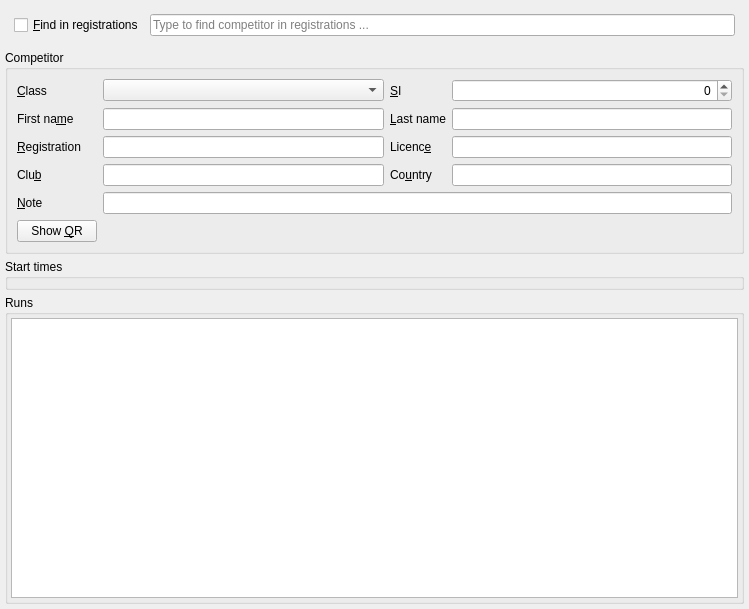
<?xml version="1.0" encoding="UTF-8"?>
<ui version="4.0">
 <class>CompetitorWidget</class>
 <widget class="QWidget" name="CompetitorWidget">
  <property name="geometry">
   <rect>
    <x>0</x>
    <y>0</y>
    <width>749</width>
    <height>609</height>
   </rect>
  </property>
  <property name="windowTitle">
   <string>Form</string>
  </property>
  <layout class="QVBoxLayout" name="verticalLayout_2">
   <property name="spacing">
    <number>5</number>
   </property>
   <property name="leftMargin">
    <number>5</number>
   </property>
   <property name="topMargin">
    <number>5</number>
   </property>
   <property name="rightMargin">
    <number>5</number>
   </property>
   <property name="bottomMargin">
    <number>5</number>
   </property>
   <item>
    <widget class="QFrame" name="frmFind">
     <layout class="QHBoxLayout" name="horizontalLayout">
      <item>
       <widget class="QCheckBox" name="chkFind">
        <property name="text">
         <string>&amp;Find in registrations</string>
        </property>
       </widget>
      </item>
      <item>
       <widget class="FindRegistrationEdit" name="edFind">
        <property name="placeholderText">
         <string>Type to find competitor in registrations ...</string>
        </property>
        <property name="clearButtonEnabled">
         <bool>true</bool>
        </property>
       </widget>
      </item>
     </layout>
    </widget>
   </item>
   <item>
    <widget class="QGroupBox" name="groupBox_2">
     <property name="title">
      <string>Competitor</string>
     </property>
     <layout class="QGridLayout" name="gridLayout_2">
      <item row="1" column="1">
       <widget class="QLabel" name="label">
        <property name="text">
         <string>&amp;Class</string>
        </property>
        <property name="buddy">
         <cstring>cbxClass</cstring>
        </property>
       </widget>
      </item>
      <item row="1" column="2">
       <widget class="qf::qmlwidgets::ForeignKeyComboBox" name="cbxClass">
        <property name="dataId" stdset="0">
         <string notr="true">competitors.classId</string>
        </property>
       </widget>
      </item>
      <item row="1" column="3">
       <widget class="QLabel" name="label_2">
        <property name="text">
         <string>&amp;SI</string>
        </property>
        <property name="buddy">
         <cstring>edSiId</cstring>
        </property>
       </widget>
      </item>
      <item row="1" column="4">
       <widget class="quickevent::gui::si::SiIdEdit" name="edSiId">
        <property name="alignment">
         <set>Qt::AlignRight|Qt::AlignTrailing|Qt::AlignVCenter</set>
        </property>
        <property name="dataId" stdset="0">
         <string notr="true">competitors.siId</string>
        </property>
       </widget>
      </item>
      <item row="2" column="1">
       <widget class="QLabel" name="label_3">
        <property name="text">
         <string>First na&amp;me</string>
        </property>
        <property name="buddy">
         <cstring>lineEdit_2</cstring>
        </property>
       </widget>
      </item>
      <item row="2" column="2">
       <widget class="qf::qmlwidgets::LineEdit" name="lineEdit_2">
        <property name="dataId" stdset="0">
         <string notr="true">competitors.firstName</string>
        </property>
       </widget>
      </item>
      <item row="2" column="3">
       <widget class="QLabel" name="label_4">
        <property name="text">
         <string>&amp;Last name</string>
        </property>
        <property name="buddy">
         <cstring>lineEdit_3</cstring>
        </property>
       </widget>
      </item>
      <item row="2" column="4">
       <widget class="qf::qmlwidgets::LineEdit" name="lineEdit_3">
        <property name="dataId" stdset="0">
         <string notr="true">competitors.lastName</string>
        </property>
       </widget>
      </item>
      <item row="3" column="1">
       <widget class="QLabel" name="label_6">
        <property name="text">
         <string>&amp;Registration</string>
        </property>
        <property name="buddy">
         <cstring>lineEdit_4</cstring>
        </property>
       </widget>
      </item>
      <item row="3" column="3">
       <widget class="QLabel" name="label_5">
        <property name="text">
         <string>Licenc&amp;e</string>
        </property>
        <property name="buddy">
         <cstring>lineEdit_5</cstring>
        </property>
       </widget>
      </item>
      <item row="3" column="4">
       <widget class="qf::qmlwidgets::LineEdit" name="lineEdit_5">
        <property name="dataId" stdset="0">
         <string notr="true">competitors.licence</string>
        </property>
       </widget>
      </item>
      <item row="4" column="1">
       <widget class="QLabel" name="label_7">
        <property name="text">
         <string>Clu&amp;b</string>
        </property>
        <property name="buddy">
         <cstring>lineEdit_6</cstring>
        </property>
       </widget>
      </item>
      <item row="4" column="2">
       <widget class="qf::qmlwidgets::LineEdit" name="lineEdit_6">
        <property name="dataId" stdset="0">
         <string notr="true">competitors.club</string>
        </property>
       </widget>
      </item>
      <item row="4" column="3">
       <widget class="QLabel" name="label_8">
        <property name="text">
         <string>Co&amp;untry</string>
        </property>
        <property name="buddy">
         <cstring>lineEdit_7</cstring>
        </property>
       </widget>
      </item>
      <item row="4" column="4">
       <widget class="qf::qmlwidgets::LineEdit" name="lineEdit_7">
        <property name="dataId" stdset="0">
         <string notr="true">competitors.country</string>
        </property>
       </widget>
      </item>
      <item row="5" column="1">
       <widget class="QLabel" name="label_9">
        <property name="text">
         <string>&amp;Note</string>
        </property>
        <property name="buddy">
         <cstring>lineEdit_8</cstring>
        </property>
       </widget>
      </item>
      <item row="5" column="2" colspan="3">
       <widget class="qf::qmlwidgets::LineEdit" name="lineEdit_8">
        <property name="dataId" stdset="0">
         <string notr="true">competitors.note</string>
        </property>
       </widget>
      </item>
      <item row="3" column="2">
       <widget class="qf::qmlwidgets::LineEdit" name="lineEdit_4">
        <property name="dataId" stdset="0">
         <string notr="true">competitors.registration</string>
        </property>
       </widget>
      </item>
      <item row="6" column="1">
       <widget class="QPushButton" name="bShowQR">
        <property name="text">
         <string>Show &amp;QR</string>
        </property>
       </widget>
      </item>
     </layout>
    </widget>
   </item>
   <item>
    <widget class="QGroupBox" name="grpStartTimes">
     <property name="title">
      <string>Start times</string>
     </property>
    </widget>
   </item>
   <item>
    <widget class="QGroupBox" name="groupBox">
     <property name="sizePolicy">
      <sizepolicy hsizetype="Preferred" vsizetype="Expanding">
       <horstretch>0</horstretch>
       <verstretch>0</verstretch>
      </sizepolicy>
     </property>
     <property name="title">
      <string>Runs</string>
     </property>
     <layout class="QVBoxLayout" name="verticalLayout">
      <property name="spacing">
       <number>3</number>
      </property>
      <property name="leftMargin">
       <number>3</number>
      </property>
      <property name="topMargin">
       <number>3</number>
      </property>
      <property name="rightMargin">
       <number>3</number>
      </property>
      <property name="bottomMargin">
       <number>3</number>
      </property>
      <item>
       <widget class="qf::qmlwidgets::TableView" name="tblRuns"/>
      </item>
     </layout>
    </widget>
   </item>
  </layout>
 </widget>
 <customwidgets>
  <customwidget>
   <class>qf::qmlwidgets::TableView</class>
   <extends>QTableView</extends>
   <header location="global">qf/qmlwidgets/tableview.h</header>
  </customwidget>
  <customwidget>
   <class>qf::qmlwidgets::LineEdit</class>
   <extends>QLineEdit</extends>
   <header location="global">qf/qmlwidgets/lineedit.h</header>
  </customwidget>
  <customwidget>
   <class>qf::qmlwidgets::ForeignKeyComboBox</class>
   <extends>QComboBox</extends>
   <header location="global">qf/qmlwidgets/combobox.h</header>
  </customwidget>
  <customwidget>
   <class>quickevent::gui::si::SiIdEdit</class>
   <extends>QSpinBox</extends>
   <header location="global">quickevent/gui/si/siidedit.h</header>
  </customwidget>
  <customwidget>
   <class>FindRegistrationEdit</class>
   <extends>QLineEdit</extends>
   <header location="global">plugins/Competitors/src/findregistrationedit.h</header>
  </customwidget>
 </customwidgets>
 <tabstops>
  <tabstop>cbxClass</tabstop>
  <tabstop>edSiId</tabstop>
  <tabstop>lineEdit_2</tabstop>
  <tabstop>lineEdit_3</tabstop>
  <tabstop>lineEdit_4</tabstop>
  <tabstop>lineEdit_5</tabstop>
  <tabstop>lineEdit_6</tabstop>
  <tabstop>lineEdit_7</tabstop>
  <tabstop>lineEdit_8</tabstop>
  <tabstop>tblRuns</tabstop>
 </tabstops>
 <resources/>
 <connections/>
</ui>
